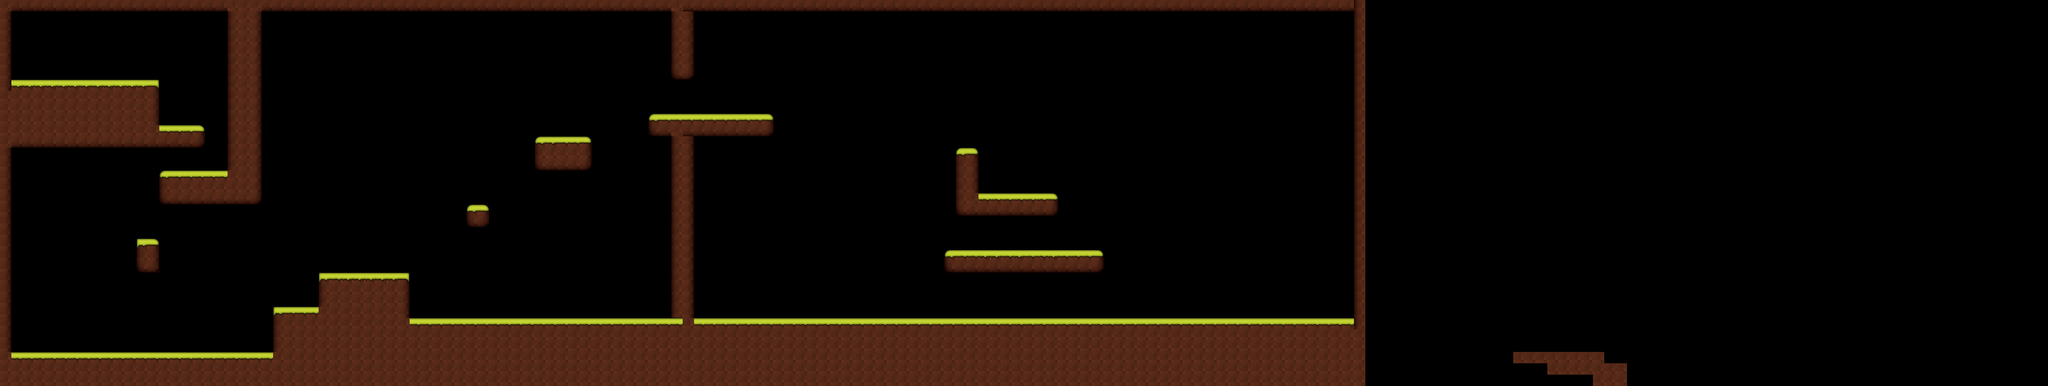

Tiled map render using the project's own tile images. Description and the map definition, with tile-layer contents summarised, below:
An orthogonal 180x34 tile map with 32x32 px tiles, 1 tile layer (Tile Layer 1) and 34 objects.

<map version="1.0" orientation="orthogonal" width="180" height="34" tilewidth="32" tileheight="32">
 <tileset firstgid="1" name="mud-spritesheet" tilewidth="32" tileheight="32">
  <image source="mud-spritesheet.png" width="288" height="96" />
 </tileset>
 <layer name="Tile Layer 1" width="180" height="34">
  <data>[6120 cells, 1179 non-empty, 22 distinct tile ids]</data>
 </layer>
 <objectgroup name="physics" width="180" height="34">
  <object x="-2" y="0" width="1926" height="32" />
  <object x="1148" y="899" width="769" height="23" />
  <object x="897" y="768" width="255" height="171" />
  <object x="895" y="864">
   <polygon points="0,0 -115,0 -126,7 -126,129" />
  </object>
  <object x="28" y="994" width="740" height="24" />
  <object x="-1" y="31" width="32" height="960" />
  <object x="1504" y="397">
   <polygon points="0,0 10,-12 149,-12 158,-3 159,72 149,82 12,83 0,73" />
  </object>
  <object x="1323" y="576" width="41" height="5" />
  <object x="1322" y="578">
   <polygon points="-3,1 -9,11 -8,52 4,61 43,61 53,48 52,8 46,1" />
  </object>
  <object x="384" y="672" width="55" height="95" />
  <object x="440" y="674">
   <polygon points="0,0 7,9 7,94 0,94" />
  </object>
  <object x="478" y="481" width="244" height="95" />
  <object x="477" y="481">
   <polygon points="0,0 -17,0 -28,11 -28,83 -16,95 0,94" />
  </object>
  <object x="723" y="575">
   <polygon points="0,0 13,-12 12,-95 0,-94" />
  </object>
  <object x="640" y="31" width="95" height="450" />
  <object x="33" y="225" width="414" height="189" />
  <object x="449" y="352" width="114" height="62" />
  <object x="564" y="352">
   <polygon points="0,0 10,10 11,51 0,63" />
  </object>
  <object x="1888" y="33" width="61" height="188" />
  <object x="1887" y="380" width="64" height="518" />
  <object x="1838" y="321" width="326" height="62" />
  <object x="1838" y="322">
   <polygon points="0,0 -11,7 -12,52 -1,62" />
  </object>
  <object x="2164" y="382">
   <polygon points="0,0 12,-12 11,-51 1,-62" />
  </object>
  <object x="1917" y="896" width="1889" height="28" />
  <object x="3808" y="30" width="31" height="867" />
  <object x="1924" y="-1" width="1880" height="32" />
  <object x="2689" y="428" width="62" height="167" />
  <object x="2689" y="426">
   <polygon points="0,0 11,-9 51,-9 62,1" />
  </object>
  <object x="2753" y="544" width="212" height="63" />
  <object x="2688" y="597">
   <polygon points="0,0 11,11 63,11 63,-1" />
  </object>
  <object x="2966" y="544">
   <polygon points="0,0 9,9 10,51 0,63" />
  </object>
  <object x="2669" y="705" width="424" height="63" />
  <object x="2667" y="705">
   <polygon points="0,0 -11,9 -10,53 -1,62" />
  </object>
  <object x="3094" y="705">
   <polygon points="0,0 8,8 9,52 -1,64" />
  </object>
 </objectgroup>
</map>